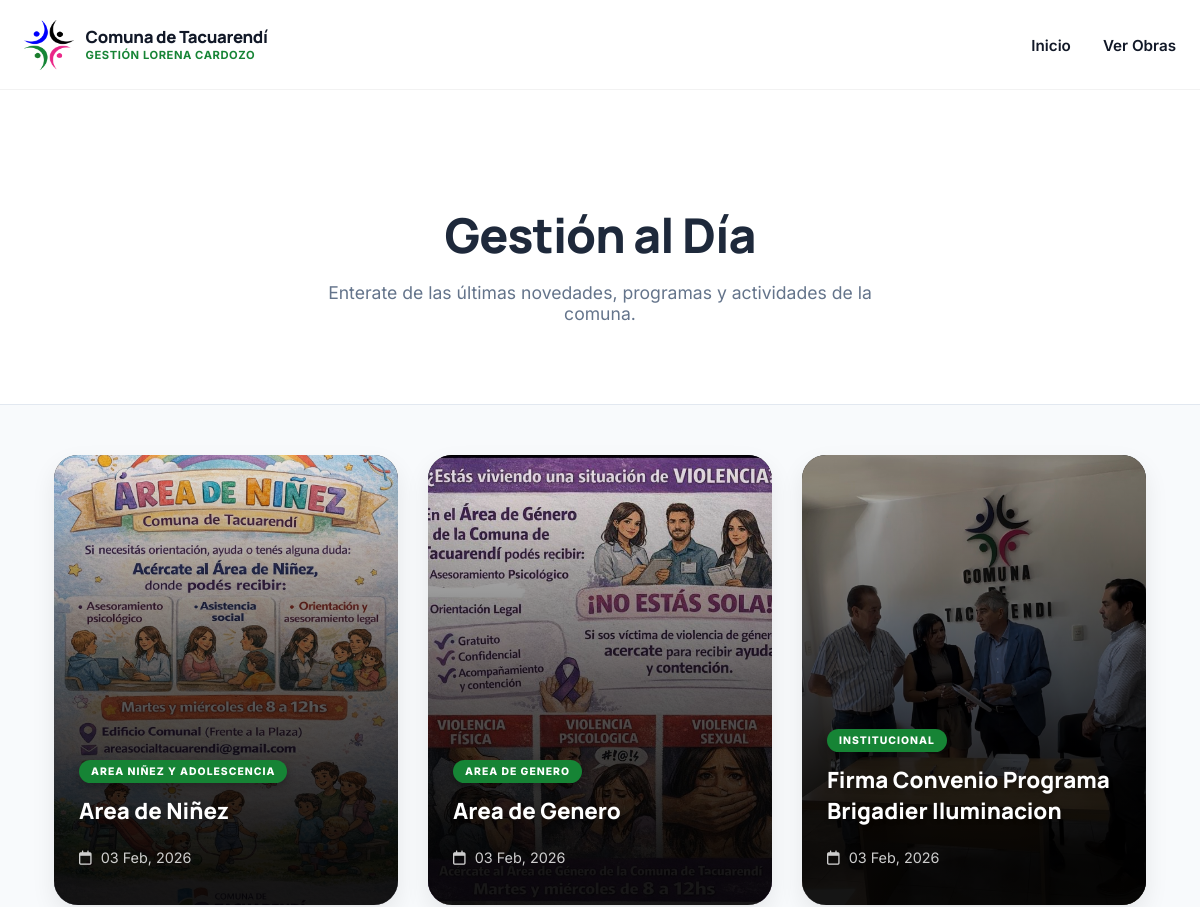
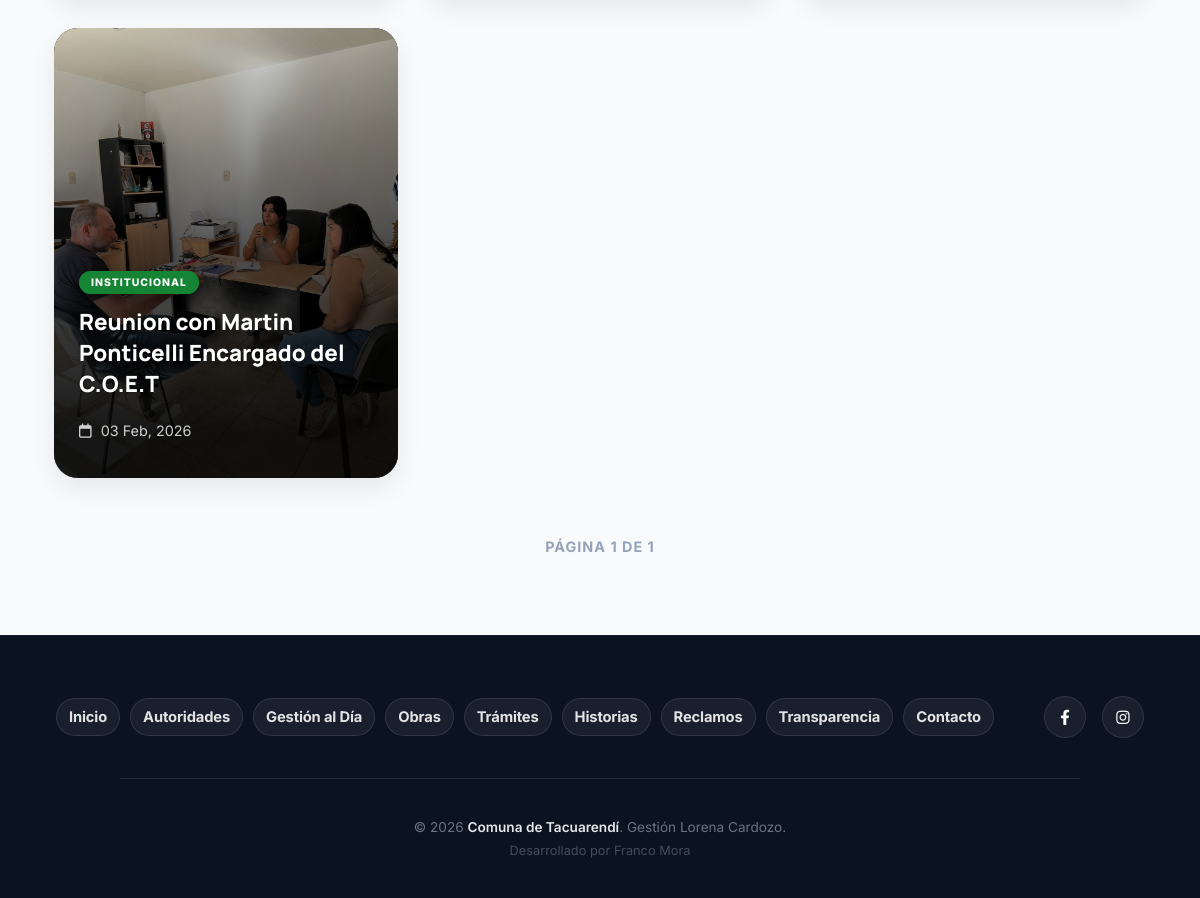
The page /gestion-al-dia/ on the database its author committed (2 pictures, top to bottom).
### core/models.py (models this page shows, shortened)
class Novedad(models.Model):
    titulo = models.CharField(max_length=200)
    tipo = models.ForeignKey(
        CategoriaNovedad,
        on_delete=models.PROTECT,
        verbose_name="Categoría"
    )
    bajada = models.CharField(
        max_length=300,
        verbose_name="Resumen breve",
        blank=True, null=True,
        help_text="Opcional. Texto corto para la tarjeta."
    )
    contenido = RichTextField(
        verbose_name="Desarrollo de la noticia",
        blank=True, null=True,
        help_text="Opcional. Texto completo si el usuario hace clic."
    )
    imagen = models.ImageField(upload_to="novedades/", blank=True, null=True)
    fecha = models.DateField(default=timezone.now)
    destacada = models.BooleanField(default=False)
    class Meta:
        ordering = ['-fecha']
        verbose_name = "Novedad / Gestión"
        verbose_name_plural = "Gestión al Día"

class CategoriaNovedad(models.Model):
    nombre = models.CharField(max_length=50, unique=True, verbose_name="Nombre de la Categoría")
    class Meta:
        verbose_name = "Categoría de Novedad"
        verbose_name_plural = "Categorías de Novedades"

### core/views.py (the view)
# urls.py: path("gestion-al-dia/", novedades_list, name="novedades_list"),
def novedades_list(request: HttpRequest) -> HttpResponse:
    news_list = Novedad.objects.all().order_by('-fecha')
    paginator = Paginator(news_list, 12)
    page_number = request.GET.get('page')
    page_obj = paginator.get_page(page_number)
    return render(request, "core/novedades_list.html", {"novedades": page_obj})

### core/templates/core/novedades_list.html (shortened to what this page needs)
{% load static %}
<!DOCTYPE html>
<html lang="es-AR">
<head>
    <link rel="stylesheet" href="https://cdnjs.cloudflare.com/ajax/libs/font-awesome/6.4.0/css/all.min.css">
    <link rel="stylesheet" href="{% static 'core/css/style.css' %}">
</head>
<body>
    <nav class="navbar">
        <div class="container nav-container">
            <a href="{% url 'home' %}" class="logo brand-lockup" aria-label="Comuna de Tacuarendí">
                <img src="{% static 'core/img/logo.png' %}" alt="Escudo Tacuarendí">
                <span class="brand-text">
                    <span class="brand-title">Comuna de Tacuarendí</span>
                    <span class="brand-subtitle">Gestión Lorena Cardozo</span>
                </span>
            </a>
            <div class="nav-menu">
                <ul class="nav-links">
                    <li><a href="{% url 'home' %}">Inicio</a></li>
                    <li><a href="{% url 'obras_list' %}">Ver Obras</a></li>
                </ul>
            </div>
        </div>
    </nav>
    <header class="page-header">
        <div class="container">
            <h1>Gestión al Día</h1>
            <p style="color: #64748b; font-size: 1.1rem; max-width: 600px; margin: 0 auto;">Enterate de las últimas novedades, programas y actividades de la comuna.</p>
        </div>
    </header>
    <main class="grid-layout">
        {% for novedad in novedades %}
        <article class="card-universal" onclick="openLightbox('{% if novedad.imagen %}{{ novedad.imagen.url }}{% endif %}')">
            {% if novedad.imagen %}
                <img src="{{ novedad.imagen.url }}" class="card-img-full" loading="lazy">
            {% else %}
                <div style="width:100%; height:100%; background:#222; display:flex; align-items:center; justify-content:center;"><i class="fa-solid fa-newspaper" style="font-size:3rem; color:#555;"></i></div>
            {% endif %}
            <div class="card-overlay">
                <span class="card-tag">{{ novedad.tipo.nombre }}</span>
                <h3>{{ novedad.titulo }}</h3>
                <p style="color:rgba(255,255,255,0.8); font-size:0.9rem;">
                    <i class="fa-regular fa-calendar" style="margin-right:5px;"></i> {{ novedad.fecha|date:"d M, Y" }}
                </p>
            </div>
        </article>
        {% empty %}
        <div style="grid-column:1/-1; text-align:center; padding:50px;">
            <h3>No hay noticias cargadas.</h3>
        </div>
        {% endfor %}
    </main>
    <div class="pagination-container">
        <span class="page-info">Página {{ novedades.number }} de {{ novedades.paginator.num_pages }}</span>
    </div>
    <footer class="footer footer-fix">
  <div class="container">
    <div class="footer-wrapper">
      <ul class="footer-nav">
        <li><a href="{% url 'home' %}#inicio">Inicio</a></li>
        <li><a href="{% url 'home' %}#autoridades">Autoridades</a></li>
        <li><a href="{% url 'home' %}#novedades">Gestión al Día</a></li>
        <li><a href="{% url 'home' %}#obras">Obras</a></li>
        <li><a href="{% url 'home' %}#tramites">Trámites</a></li>
        <li><a href="{% url 'home' %}#historias">Historias</a></li>
        <li><a href="{% url 'home' %}#escucha">Reclamos</a></li>
        <li><a href="{% url 'home' %}#transparencia">Transparencia</a></li>
        <li><a href="{% url 'home' %}#contacto">Contacto</a></li>
      </ul>
      <div class="footer-social">
        <a href="https://www.facebook.com/lorenacardozop" target="_blank" rel="noopener noreferrer" aria-label="Facebook">
          <i class="fa-brands fa-facebook-f"></i>
        </a>
        <a href="https://www.instagram.com/comunatacuarendi/?hl=es" target="_blank" rel="noopener noreferrer" aria-label="Instagram">
          <i class="fa-brands fa-instagram"></i>
        </a>
      </div>
    </div>
    <div class="footer-divider"></div>
    <div class="footer-bottom">
      <div class="copyright-text">
        &copy; {% now "Y" %} <strong>Comuna de Tacuarendí</strong>. Gestión Lorena Cardozo.
      </div>
      <div class="dev-credit">
        Desarrollado por Franco Mora
      </div>
    </div>
  </div>
</footer>
</body>
</html>

### core/templates/core/novedades_list.html (style rules this page uses)
body { background: #f8fafc; }
.navbar { position: sticky; top: 0; z-index: 1000; background: rgba(255,255,255,0.95); backdrop-filter: blur(10px); border-bottom: 1px solid rgba(0,0,0,0.05); }
.nav-links a { color: var(--text-main); font-weight: 600; text-decoration: none; transition: 0.3s; }
.page-header { text-align: center; padding: 80px 20px; background: white; margin-bottom: 50px; border-bottom: 1px solid #e2e8f0; }
.page-header h1 { font-family: 'Manrope', sans-serif; font-weight: 800; color: #1e293b; margin-bottom: 15px; font-size: 3rem; letter-spacing: -1px; }
.grid-layout { display: grid; grid-template-columns: repeat(auto-fit, minmax(320px, 1fr)); gap: 30px; width: 95%; max-width: 1800px; margin: 0 auto 60px; }
.card-universal { position: relative; border-radius: 24px; overflow: hidden; height: 450px; background: #000; box-shadow: 0 10px 25px rgba(0,0,0,0.08); transition: transform 0.3s ease; cursor: pointer; }
.card-img-full { width: 100%; height: 100%; object-fit: cover; opacity: 0.95; transition: transform 0.6s ease; }
.card-overlay { position: absolute; bottom: 0; left: 0; right: 0; background: linear-gradient(to top, rgba(0,0,0,0.9) 10%, rgba(0,0,0,0.6) 50%, transparent 100%); padding: 40px 25px 25px; display: flex; flex-direction: column; justify-content: flex-end; }
.card-tag { font-size: 0.65rem; text-transform: uppercase; font-weight: 800; letter-spacing: 1px; background: var(--primary); color: white; padding: 5px 12px; border-radius: 50px; margin-bottom: 12px; align-self: flex-start; box-shadow: 0 4px 10px rgba(0,0,0,0.3); display: inline-block; }
.card-overlay h3 { color: white; margin: 0 0 8px; font-family: 'Manrope', sans-serif; font-size: 1.4rem; font-weight: 800; text-shadow: 0 2px 4px rgba(0,0,0,0.3); }
.pagination-container { display: flex; justify-content: center; gap: 10px; margin-bottom: 80px; align-items: center; }
.page-info { font-weight: 700; color: #94a3b8; font-size: 0.9rem; margin: 0 20px; text-transform: uppercase; letter-spacing: 1px; }

### rows shown on the page
Novedad: imagen (picture), tipo.nombre "AREA NIÑEZ Y ADOLESCENCIA", titulo "Area de Niñez", fecha "03 Feb, 2026"
Novedad: imagen (picture), tipo.nombre "AREA DE GENERO", titulo "Area de Genero", fecha "03 Feb, 2026"
Novedad: imagen (picture), tipo.nombre "INSTITUCIONAL", titulo "Firma Convenio Programa Brigadier Iluminacion", fecha "03 Feb, 2026"
Novedad: imagen (picture), tipo.nombre "INSTITUCIONAL", titulo "Reunion con Martin Ponticelli Encargado del C.O.E.T", fecha "03 Feb, 2026"

### other values the page prints
{{ novedades.number }} "1"
{{ novedades.paginator.num_pages }} "1"
